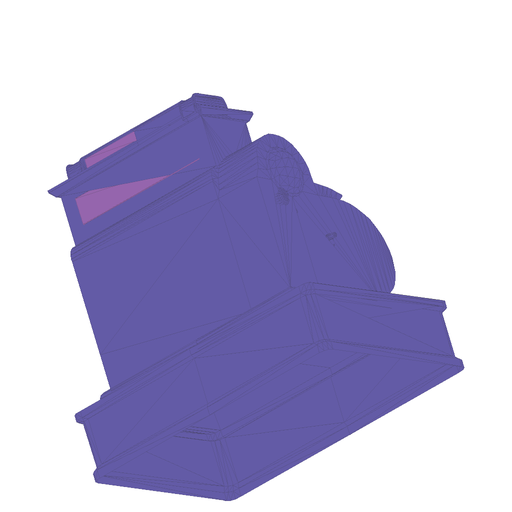
#> input picture data/assets/CashRegister_01A_Mesh/CashRegister_01A_Mesh.png, 512 x 512 px; its folder holds only this picture in this run
$ python -i labels.py   (imports and definitions only)
#> lines starting #> are read from the running program, lines starting #| are printed output that depends on the picture
from __future__ import annotations

import json
import math
import random
import time
from dataclasses import dataclass, replace
from functools import lru_cache
from pathlib import Path
from typing import Any

import numpy as np
from PIL import Image, ImageDraw, ImageOps

from .floorplan import (
    dilate_binary_image,
    draw_front3d_mesh_projection,
    floorplan_layer_filename,
    front3d_mesh_type_is_wall,
    front3d_opening_kind,
)
from .front3d import apply_world_offset, read_json, scenegen_transform_for_child
from .geometry import point_in_triangle_2d, transform_point_with_matrix, triangle_area_and_up_normal
from .modes import is_front3d_like
from .models import (
    BistroBaseScene,
    Front3DBaseScene,
    Front3DOpeningConfig,
    PlacedAsset,
    Rect2D,
    Room,
    SupportTriangle,
    Vec3,
)
from .paths import portable_path


# [88 lines that did not run here, left out]


def label_strategy_to_internal(value: object) -> str:
    strategy = str(value).strip()
    if strategy == "panel":
        return "plane_grid"
    if strategy == "walk":
        return "free_space_grid"
    raise ValueError("label.ue.sampling.strategies values must be 'panel' or 'walk'")


def opening_config_from_mapping(payload: dict[str, Any] | Front3DOpeningConfig | None) -> Front3DOpeningConfig:
    if payload is None:
        return Front3DOpeningConfig()
    if isinstance(payload, Front3DOpeningConfig):
        return payload
    return Front3DOpeningConfig(
        mode=str(payload["mode"]),
        dilation_m=float(payload["dilation_m"]),
        floor_tolerance_m=float(payload["floor_tolerance_m"]),
        min_height_m=float(payload["min_height_m"]),
        include_doors_as_wall=bool(payload["include_doors_as_wall"]),
        include_windows_as_wall=bool(payload["include_windows_as_wall"]),
    )


# [13 lines that did not run here, left out]


@dataclass(frozen=True)
class LabelObstacle:
    min_x: float
    min_y: float
    max_x: float
    max_y: float
    min_z: float
    max_z: float
    source: str
    placement_class: str = "floor"


@dataclass(frozen=True)
class UeSamplingResult:
    points: list[tuple[float, float]]
    stats: dict[str, object]

    def __iter__(self):
        return iter(self.points)

    def __contains__(self, value: object) -> bool:
        return value in self.points

    def __len__(self) -> int:
        return len(self.points)


@dataclass(frozen=True)
class Front3DGlobalSamplingMask:
    resolution_m: float
    min_x: float
    min_y: float
    max_x: float
    max_y: float
    width_px: int
    height_px: int
    indoor_layer: np.ndarray
    door_layer: np.ndarray
    wall_layer: np.ndarray
    panel_layer: np.ndarray
    stats: dict[str, object]


# [13 lines that did not run here, left out]


# [4 lines that did not run here, left out]


def elapsed_s(start: float) -> float:
    return round(time.perf_counter() - start, 6)


# [45 lines left out: functions point_payload, bs_point_payload, point_position, not called in this run]


def positions_from_points(points: list[dict[str, object]]) -> list[list[float]]:
    return [[x, y, z] for x, y, z in (point_position(point) for point in points)]


# [410 lines left out: functions make_label_payload, group_with_positions, report_payload, label_report_summary, write_label_outputs, height_token and 9 more, not called in this run]


def triangles_bounds(triangles: tuple[SupportTriangle, ...]) -> Rect2D:
    points = [(vertex[0], vertex[1]) for tri in triangles for vertex in tri.vertices]
    return rect_from_points(points)


def point_in_triangles(x: float, y: float, triangles: tuple[SupportTriangle, ...]) -> bool:
    return any(point_in_triangle_2d((x, y), tri, tolerance=1e-6) for tri in triangles)


# [55 lines left out: functions points_in_triangles_mask, label_obstacles_for_placements, not called in this run]


def label_obstacles_for_room(placements: list[PlacedAsset], room_id: str, clearance: float) -> tuple[LabelObstacle, ...]:
    return label_obstacles_for_placements(placements, clearance, room_id)


def point_in_obstacle_xy(x: float, y: float, obstacle: LabelObstacle) -> bool:
    return obstacle.min_x <= x <= obstacle.max_x and obstacle.min_y <= y <= obstacle.max_y


# [45 lines left out: functions clamp_coordinate_for_label_output, point_in_obstacles, walk_blocking_obstacles, not called in this run]


# [3 lines that did not run here, left out]


# [12 lines that did not run here, left out]


def vectorized_obstacle_block_mask(
    xs: np.ndarray,
    ys: np.ndarray,
    z: float,
    obstacles: tuple[LabelObstacle, ...],
    strategy: str,
    min_block_height_m: float = 0.0,
) -> np.ndarray:
    blocked = np.zeros(xs.shape, dtype=bool)
    if not obstacles:
        return blocked
    lower_z = max(0.0, min_block_height_m)
    for obstacle in obstacles:
        if strategy == "footprint_column":
            z_blocks = True
        elif strategy == "below_ue_column":
            z_blocks = obstacle.max_z + 1e-6 >= lower_z and obstacle.min_z - 1e-6 <= z
        else:
            z_blocks = obstacle.min_z - 1e-6 <= z <= obstacle.max_z + 1e-6
        if not z_blocks:
            continue
        blocked |= (
            (xs >= obstacle.min_x)
            & (xs <= obstacle.max_x)
            & (ys >= obstacle.min_y)
            & (ys <= obstacle.max_y)
        )
    return blocked


def point_has_wall_clearance(x: float, y: float, triangles: tuple[SupportTriangle, ...], clearance: float) -> bool:
    if clearance <= 0:
        return True
    checks = ((x, y), (x - clearance, y), (x + clearance, y), (x, y - clearance), (x, y + clearance))
    return all(point_in_triangles(px, py, triangles) for px, py in checks)


def point_in_rect_xy(x: float, y: float, bounds: Rect2D, padding: float = 0.0) -> bool:
    min_x, min_y, max_x, max_y = bounds
    return min_x - padding <= x <= max_x + padding and min_y - padding <= y <= max_y + padding


# [2 lines that did not run here, left out]


# [166 lines left out: functions frange_grid, filter_small_components, generate_ue_points_for_room, nearest_unique_points, not called in this run]


# [2 lines that did not run here, left out]


# [8 lines that did not run here, left out]


# [34 lines that did not run here, left out]


# [4 lines that did not run here, left out]


# [70 lines that did not run here, left out]


def estimate_floor_z(triangles: tuple[SupportTriangle, ...]) -> float:
    area = sum(tri.area for tri in triangles)
    if area <= 0:
        return min((tri.z for tri in triangles), default=0.0)
    return sum(tri.z * tri.area for tri in triangles) / area


def room_placement_bounds(placements: list[PlacedAsset], room_id: str, padding: float) -> Rect2D | None:
    points: list[tuple[float, float]] = []
    for placement in placements:
        if placement.source_ids.get("room_instanceid") != room_id:
            continue
        points.extend(((placement.min_x, placement.min_y), (placement.max_x, placement.max_y)))
    if not points:
        return None
    return rect_from_points(points, padding)


def clipped_triangles_for_bounds(triangles: tuple[SupportTriangle, ...], bounds: Rect2D) -> tuple[SupportTriangle, ...]:
    min_x, min_y, max_x, max_y = bounds
    clipped: list[SupportTriangle] = []
    for tri in triangles:
        tri_bounds = triangles_bounds((tri,))
        if tri_bounds[2] < min_x or tri_bounds[0] > max_x or tri_bounds[3] < min_y or tri_bounds[1] > max_y:
            continue
        clipped.append(tri)
    return tuple(clipped)


# [91 lines that did not run here, left out]


# [7 lines that did not run here, left out]


# [10 lines that did not run here, left out]


# [38 lines that did not run here, left out]


# [9 lines that did not run here, left out]


# [8 lines that did not run here, left out]


# [19 lines that did not run here, left out]


# [41 lines that did not run here, left out]


# [13 lines that did not run here, left out]


# [139 lines that did not run here, left out]


def mask_pixel_for_xy(mask: Front3DGlobalSamplingMask, x: float, y: float) -> tuple[int, int]:
    col = int(round((x - mask.min_x) / mask.resolution_m))
    row = int(round((mask.max_y - y) / mask.resolution_m))
    return row, col


def mask_value_at(layer: np.ndarray, mask: Front3DGlobalSamplingMask, x: float, y: float) -> bool:
    row, col = mask_pixel_for_xy(mask, x, y)
    if row < 0 or col < 0 or row >= mask.height_px or col >= mask.width_px:
        return False
    return bool(layer[row, col])


# [168 lines that did not run here, left out]


# [53 lines that did not run here, left out]


# [215 lines that did not run here, left out]


# [26 lines that did not run here, left out]


# [25 lines that did not run here, left out]


def write_label_json(path: Path, payload: dict[str, object]) -> None:
    path.write_text(json.dumps(payload, ensure_ascii=False, separators=(",", ":")), encoding="utf-8")


# [84 lines left out: functions aggregate_label_timings, generate_label_batch_for_scene, not called in this run]


OVERLAY_RENDER_SCALE = 4
OVERLAY_STYLE = "scientific_v1"
OVERLAY_PNG_COMPRESS_LEVEL = 1


# [11 lines left out: function image_pixel_for_point, not called in this run]


def scientific_overlay_base(base_path: Path) -> Image.Image:
    base_l = Image.open(base_path).convert("L")
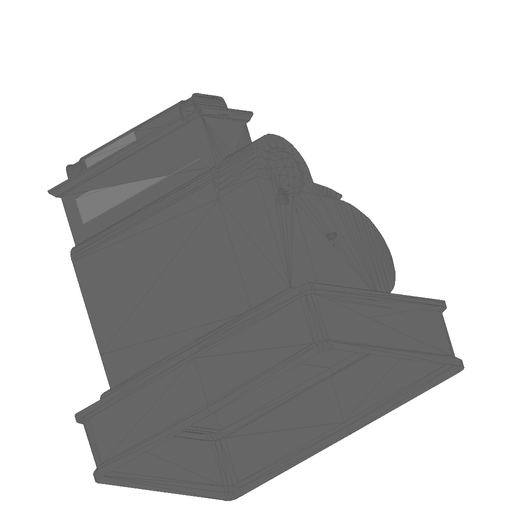
#> base_l: PIL image 512x512 L; min 72, max 255, mean 192.4
    base_l = ImageOps.autocontrast(base_l, cutoff=1)
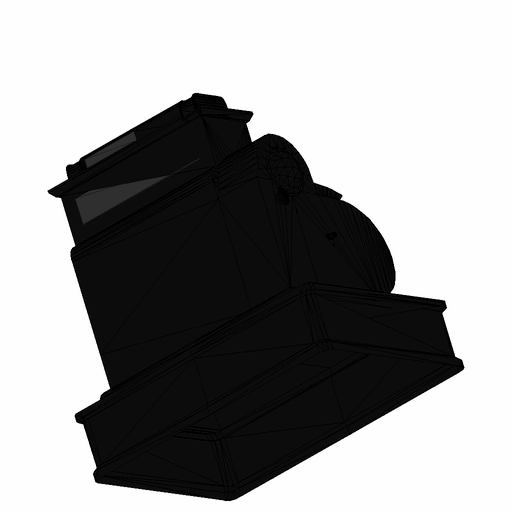
#> base_l: PIL image 512x512 L; min 0, max 254, mean 155
    base_rgb = ImageOps.colorize(base_l, black="#5f6368", white="#fbfbfb").convert("RGB")
    white = Image.new("RGB", base_rgb.size, (255, 255, 255))
#> white: PIL image 512x512 RGB; every value is 255
    return Image.blend(white, base_rgb, 0.72).convert("RGBA")
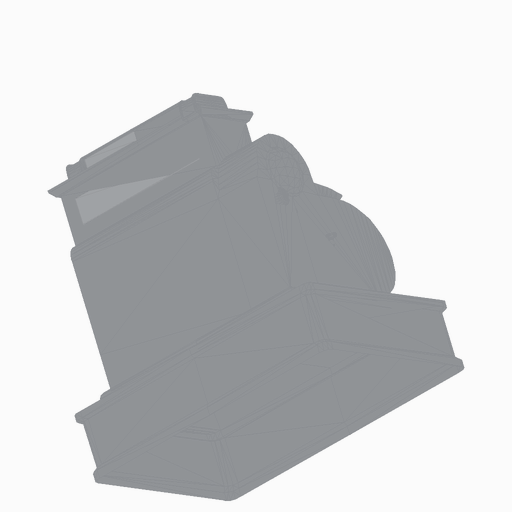
#> returned value: PIL image 512x512 RGBA; mean R, G, B, A 207.2, 208.5, 209.8, 255


# [21 lines left out: functions scientific_overlay_canvas, _scientific_overlay_canvas_cached, not called in this run]


def scaled_point(x: float, y: float, scale: int) -> tuple[float, float]:
    return x * scale, y * scale


# [123 lines left out: functions draw_ue_marker, draw_bs_marker, write_label_overlay, floorplan_primary_image_path, not called in this run]

>>> result = scientific_overlay_base('../../data/assets/CashRegister_01A_Mesh/CashRegister_01A_Mesh.png')
